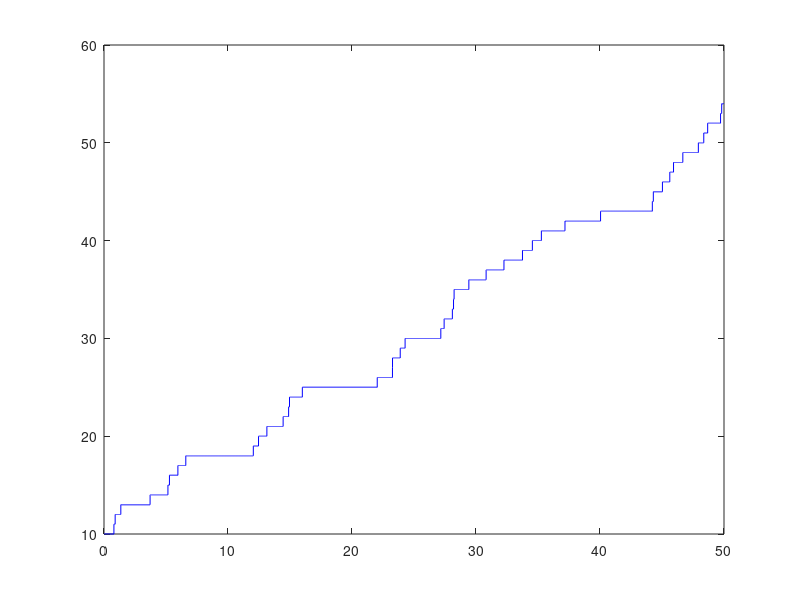
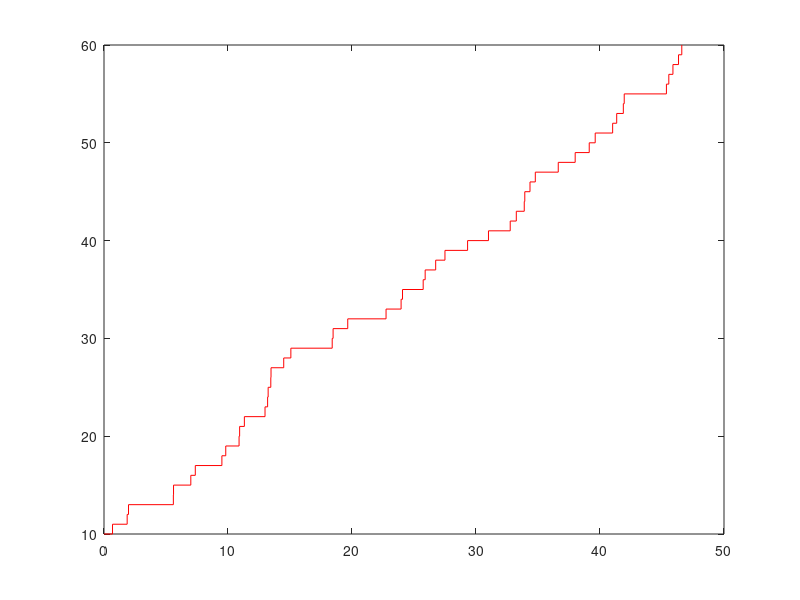

Here is the MATLAB script that generated these plots, in order:
clear;
close all;

K=1; T=50; n=10;
time=zeros(size(T)); nn=n*ones(size(T));

for t=1:T % number of events
    tt=-(1/K)*log(rand); 
    time(t+1)=time(t)+tt;
    % time for an event, time is updated
    nn(t+1)=nn(t)+1; % molecule numer is updated
end
figure(2)
stairs(time,nn,'r');

dt = 0.001;
MCtime=(0:dt:T); 
MCnn=n*ones(size(MCtime));
for t=1:T/dt % number of steps
    r=0.5*(1+sign(K*dt-rand)); % random increment for molecule number
    MCnn(t+1)=MCnn(t)+r; % molecule number is updated
end
figure(1)
plot(MCtime,MCnn,'b');